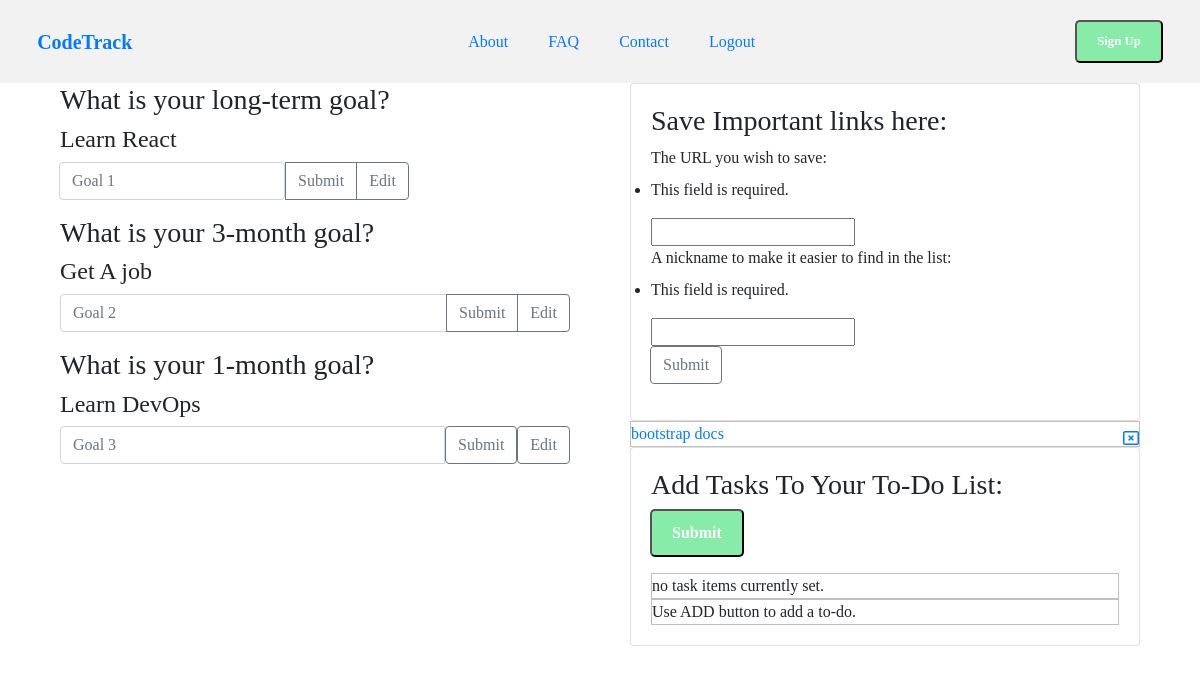
/metrics (signed in), run on an earlier commit of the app's database.
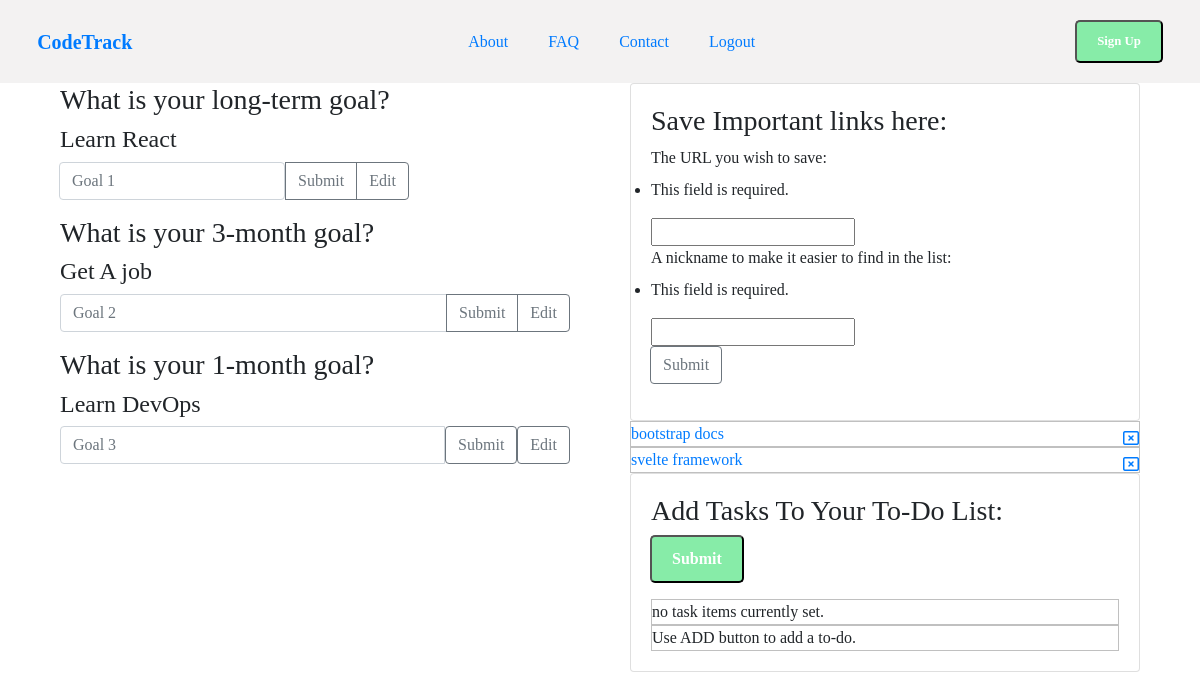
And on a later commit of the database.
### metrics/models.py (models this page shows, shortened)
class Bookmarks(models.Model):
    alink = models.URLField(max_length=130, default="A website you wish to save.")
    nickname = models.CharField(max_length=40, default="An easy to remember nickname for your link.")
    user = models.ForeignKey(MyUser, on_delete = models.CASCADE,  related_name='+')

### metrics/views.py (the view)
# urls.py: path('metrics', views.load_metrics, name='metrics'),
def load_metrics(request):
    form1 = GoalONEForm(request.POST)
    form2 = GoalTWOForm(request.POST)
    form3 = GoalTHREEForm(request.POST)
    form4 = Bookmark(request.POST)
    if request.user.is_authenticated:
        try:
            user_id = request.user
            goals_list = Goal.objects.filter(user=user_id)
            longtermgoal = GoalOne.objects.filter(user=user_id).first()
            threemonthgoal=GoalTwo.objects.filter(user=user_id).first()
            shorttermgoal = GoalThree.objects.filter(user=user_id).first()
            bookmark_list = Bookmarks.objects.filter(user=user_id)
            if not goals_list:
                goals_list = ["no task items currently set.", "Use ADD button to add a to-do."]
            if longtermgoal == None:
                longtermgoal = "You have not set a long term goal yet."
            if threemonthgoal == None:
                threemonthgoal = "You have not set a three month goal yet."
            if shorttermgoal == None:
                shorttermgoal = "You have not set your short term goal yet."
            if not bookmark_list:
                bookmark_list = [" save some bookmarks here ", "keep them in one place for easier retrieval!", "nickname your links to make them easier to identify"]
            user_metrics = {'form1': form1, 'form2': form2, 'form3': form3, 'form4': form4, 'goals_list': goals_list, 'longtermgoal': longtermgoal, 'threemonthgoal': threemonthgoal, 'shorttermgoal': shorttermgoal, 'bookmark_list': bookmark_list}
            return render(request, 'metrics/MyTrack.html', user_metrics)
        except:
            return render(request, 'metrics/MyTrack_Demo.html')
    else:
        return render(request, 'metrics/MyTrack_Demo.html')

### metrics/forms.py
class GoalONEForm(forms.Form):
    text = forms.CharField(max_length=40,
    widget=forms.TextInput(
        attrs={
            'id': 'goal_1_input',
            'class':'form-control',
            'placeholder': 'Goal 1',
            'aria-label': ' set a new Goal 1.',
            'aria-describedby': 'add_goal1_btn'
            }))
    class Meta:
        model = GoalOne
        fields =['text', 'user']

class GoalTWOForm(forms.Form):
    text = forms.CharField(max_length=40,
    widget=forms.TextInput(
        attrs={
            'id': 'goal_2_input',
            'class': 'form-control',
            'placeholder': 'Goal 2',
            'aria-label': 'Set a new goal 2. ',
            'aria-describedby': 'button-addon4'
            }))
    class Meta:
        model = GoalTwo
        fields =['text', 'user']

### metrics/models.py (called while the page is built)
    def __str__(self):
        return self.text

    def __str__(self):
        return self.text

    def __str__(self):
        return self.text

### metrics/templates/metrics/MyTrack.html (shortened to what the changed rows need)
<!DOCTYPE html>
{% load static %}
<html lang="en">
  <head>
    <link
      rel="stylesheet"
      href="https://stackpath.bootstrapcdn.com/bootstrap/4.4.1/css/bootstrap.min.css"
    />
    <link rel=stylesheet href="{% static 'css/style.css' %}" />
  </head>
  <body>
    <main class="container">
      <div class="myTrack">
        <div class="row">
          <br />
          <section/section class="col-md">
          <section class="container links">
            <div class="card card-body">
                <div class="form-group">
                 <form action="{% url 'add_Bookmark' %}" method="POST" role="form4">
                    <div class="input_form_column">
                    {{ form4 }}
                    </div>
                 </form>
           </div>
            </div>
              {% for urls in bookmark_list %}
          <div>
            {% if urls.alink and urls.nickname and urls.id %}
            <div style="display: flex; flex-direction: row; justify-content: space-between; border: solid 1px silver;">
                <li style="display: flex; align-self: flex-start;"><a href={{ urls.alink }}>{{urls.nickname}}</li></a>
                <a style=" display: flex; align-self: flex-end;" class="delete_link" href="{% url 'delete_Bookmark' urls.id %}"><i class="far fa-window-close"></i></a>
                </div>
            {% else %}
              <li>{{urls}}</li>
              </div>
            {% endif %}
            {% endfor %}
          </section>
          <section class="container links">
            <div class="card card-body">
                {% for goal in goals_list %}
                <div style="display: flex; flex-direction: row; justify-content: space-between; border: solid 1px silver;">
                <li style="display: flex; align-self: flex-start;">{{ goal }}</li>
                </div>
                {% endfor %}
                </div>
            </div>
        </div>
    </main>
  </body>
</html>

What changed in the data, as far as the page shows it:
added Bookmarks: nickname "svelte framework"
